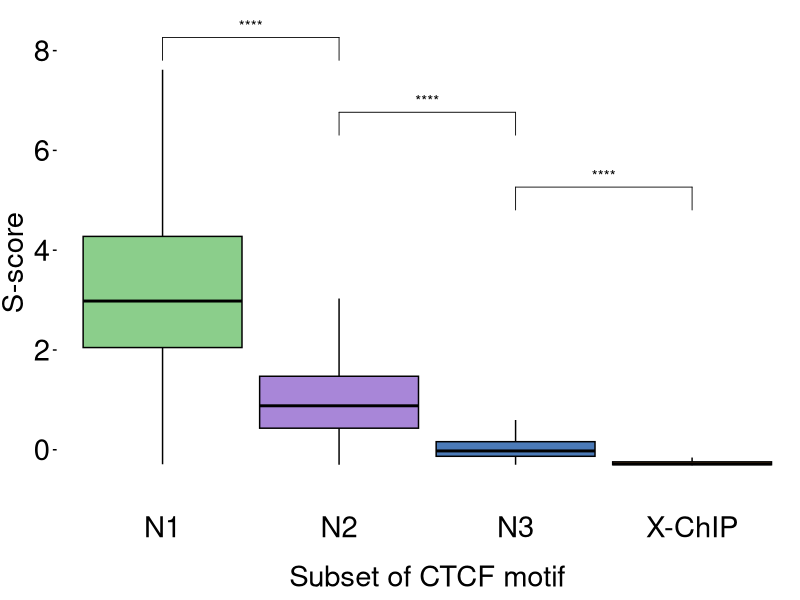
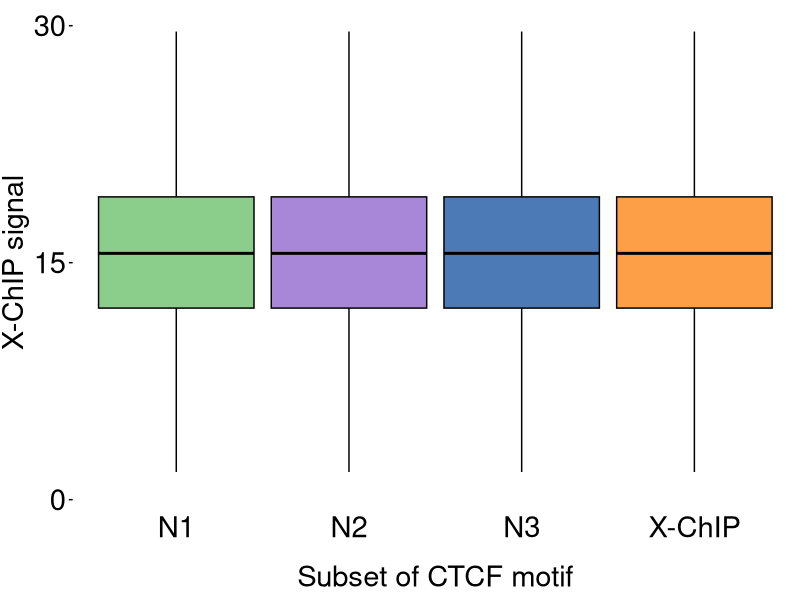
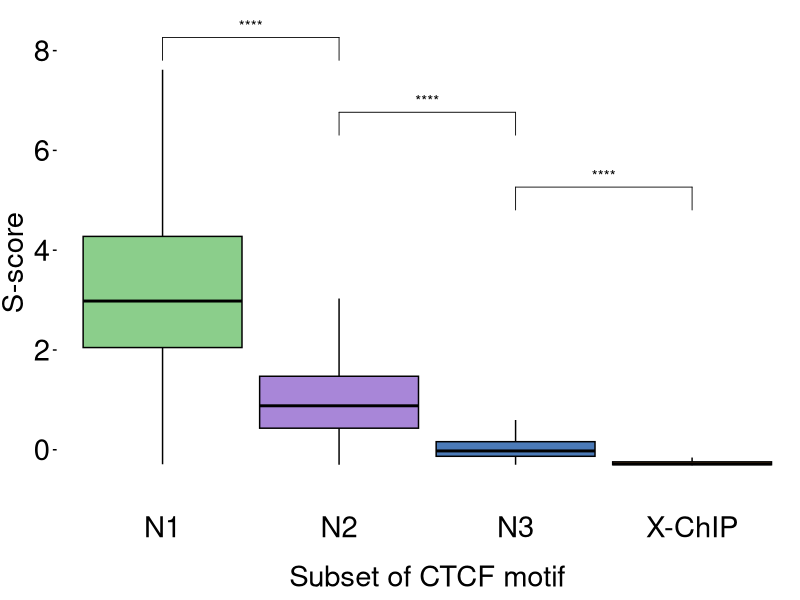
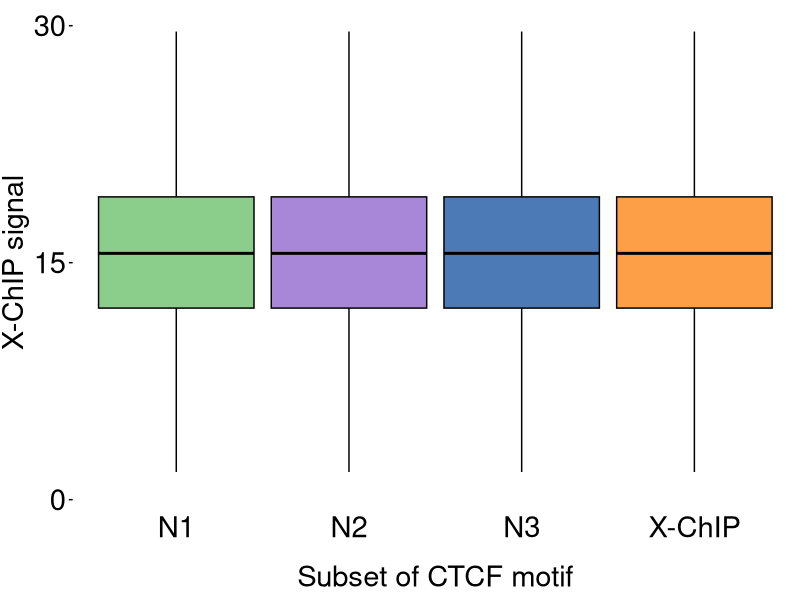

Write the R code that produced these figures, in order.
library(ggplot2)
library(ggpubr)
library(dplyr)

base <- read.table(file = "figEV4.CTCF_motif_annotation_4subset.txt", header = TRUE)

by_XM <- base %>% group_by(xchip_signal)
base$group_index <- by_XM %>% group_indices()
base$dup <- duplicated(base$group_index)
base_group <- base[base$group_index %in% base$group_index[base$dup == TRUE],]
base_group_index <- unique(sort(base_group$group_index))
subset <- data.frame(matrix(ncol = ncol(base_group), nrow = 0))
colnames(subset) <- colnames(base_group)

set.seed(10086)
for (index in base_group_index) {
  m <- base_group[base_group$group_index == index,]
  if (length(unique(m$peak_group)) >= 4) {
    length_m <- as.data.frame(table(m$peak_group))
    min_l <- min(length_m$Freq)
    m_a1 <- m[m$peak_group == "N1",]
    m_a2 <- m[m$peak_group == "N2",]
    m_a3 <- m[m$peak_group == "N3",]
    m_a4 <- m[m$peak_group == "XChIP",]

    m_a1 <- m_a1[sample(nrow(m_a1), min_l),]
    m_a2 <- m_a2[sample(nrow(m_a2), min_l),]
    m_a3 <- m_a3[sample(nrow(m_a3), min_l),]
    m_a4 <- m_a4[sample(nrow(m_a4), min_l),]

    subset <- rbind(subset, m_a1, m_a2, m_a3, m_a4)
  }
}

subset <- subset[subset$xchip_signal >= 0.5,]
subset_n <- nrow(subset) / 4

N1 <- subset[subset$peak_group == "N1",]
N2 <- subset[subset$peak_group == "N2",]
N3 <- subset[subset$peak_group == "N3",]
XChIP <- subset[subset$peak_group == "XChIP",]

cat(mean(N1$xchip_signal), "\t", mean(N2$xchip_signal), "\t", mean(N3$xchip_signal), "\t", mean(XChIP$xchip_signal), "\n")

write.table(N1[, c(1:8)], file = "figEV4.sameXChIP_differNChIP_N1.txt", sep = "\t", col.names = TRUE, row.names = FALSE, quote = FALSE)
write.table(N2[, c(1:8)], file = "figEV4.sameXChIP_differNChIP_N2.txt", sep = "\t", col.names = TRUE, row.names = FALSE, quote = FALSE)
write.table(N3[, c(1:8)], file = "figEV4.sameXChIP_differNChIP_N3.txt", sep = "\t", col.names = TRUE, row.names = FALSE, quote = FALSE)
write.table(XChIP[, c(1:8)], file = "figEV4.sameXChIP_differNChIP_XChIP.txt", sep = "\t", col.names = TRUE, row.names = FALSE, quote = FALSE)

all_group <- rbind(N1, N2, N3, XChIP)
my_comparisons <- list(c("N1", "N2"), c("N2", "N3"), c("N3", "XChIP"))

ggplot(all_group, aes(x = peak_group, y = salt_tolerance, fill = peak_group, color = peak_group)) +
  geom_boxplot(width = 0.9, outlier.shape = NA, size = 0.5, alpha = 0.9) +
  scale_fill_manual(values = c("#7FC87F", "#9f79d3", "#386CAF", "#fc9533")) +
  scale_color_manual(values = c("black", "black", "black", "black")) +
  theme_bw() +
  theme(axis.text.x = element_text(hjust = 0.5, vjust = 3, colour = "black", size = 21, angle = 0),
        axis.text.y = element_text(size = 21, face = "plain", colour = "black", angle = 0),
        axis.title.x = element_text(size = 21, face = "plain", colour = "black", vjust = 0.5, hjust = 0.5),
        axis.title.y = element_text(size = 21, face = "plain", colour = "black", vjust = 1, hjust = 0.5),
        panel.border = element_blank(),
        axis.line.x = element_blank(),
        axis.ticks.x = element_blank(),
        axis.ticks = element_line(colour = "black", size = 0.5),
        legend.position = "none",
        panel.grid.major = element_blank(),
        panel.grid.minor = element_blank(),
        plot.margin = unit(c(0.1, 0.1, 0.5, 0.1), "lines"),
        plot.title = element_text(colour = "black", face = "plain", size = 18, vjust = 8, hjust = 1)) +
  coord_cartesian(ylim = c(-1, 8.5)) +
  scale_x_discrete(breaks = c("N1", "N2", "N3", "XChIP"), labels = c("N1", "N2", "N3", "X-ChIP")) +
  scale_y_continuous(breaks = seq(0, 8, 2), labels = seq(0, 8, 2)) +
  labs(title = NULL, x = "Subset of CTCF motif", y = "S-score", size = 21) +
  stat_compare_means(comparisons = my_comparisons, label.y = c(7.5, 6, 4.5, 3, 1.5, 0.2), method = "wilcox.test", label = "p.signif")
ggsave("figEV4.Boxplot_S-score.pdf", width = 4, height = 4, dpi = 600)

ggplot(all_group, aes(x = peak_group, y = xchip_signal, fill = peak_group, color = peak_group)) +
  geom_boxplot(width = 0.9, outlier.shape = NA, size = 0.5, alpha = 0.9) +
  scale_fill_manual(values = c("#7FC87F", "#9f79d3", "#386CAF", "#fc9533")) +
  scale_color_manual(values = c("black", "black", "black", "black")) +
  theme_bw() +
  theme(axis.text.x = element_text(hjust = 0.5, vjust = 3, colour = "black", size = 21, angle = 0),
        axis.text.y = element_text(size = 21, face = "plain", colour = "black", angle = 0),
        axis.title.x = element_text(size = 21, face = "plain", colour = "black", vjust = 0.5, hjust = 0.5),
        axis.title.y = element_text(size = 21, face = "plain", colour = "black", vjust = 1, hjust = 0.5),
        panel.border = element_blank(),
        axis.line.x = element_blank(),
        axis.ticks.x = element_blank(),
        axis.ticks = element_line(colour = "black", size = 0.5),
        legend.position = "none",
        panel.grid.major = element_blank(),
        panel.grid.minor = element_blank(),
        plot.margin = unit(c(0.1, 0.1, 0.5, 0.1), "lines"),
        plot.title = element_text(colour = "black", face = "plain", size = 18, vjust = 8, hjust = 1)) +
  coord_cartesian(ylim = c(0, 30)) +
  scale_x_discrete(breaks = c("N1", "N2", "N3", "XChIP"), labels = c("N1", "N2", "N3", "X-ChIP")) +
  scale_y_continuous(breaks = seq(0, 30, 15), labels = seq(0, 30, 15)) +
  labs(title = NULL, x = "Subset of CTCF motif", y = "X-ChIP signal", size = 21)
ggsave("figEV4.Boxplot_XChIP_signal.pdf", width = 4, height = 4, dpi = 600)